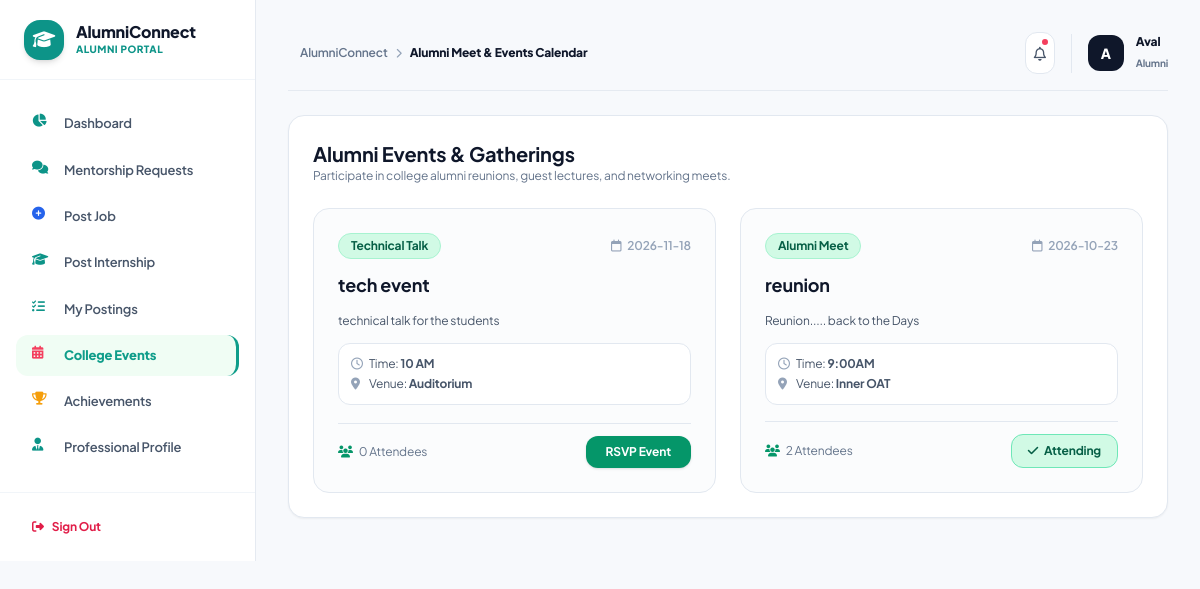
The app's page /alumni/events (signed in) with its own data.
### models/user.py (models this page shows, shortened)
class User(UserMixin, db.Model):
    __tablename__ = 'users'
    id = db.Column(db.Integer, primary_key=True)
    name = db.Column(db.String(100), nullable=False)
    email = db.Column(db.String(120), unique=True, nullable=False, index=True)
    password_hash = db.Column(db.String(255), nullable=False)
    role = db.Column(db.String(20), nullable=False, default='student')  # student, alumni, admin
    created_at = db.Column(db.DateTime, default=datetime.utcnow)
    is_active = db.Column(db.Boolean, default=True)
    student_profile = db.relationship('StudentProfile', backref='user', uselist=False, cascade="all, delete-orphan")
    alumni_profile = db.relationship('AlumniProfile', backref='user', uselist=False, cascade="all, delete-orphan")
    notifications = db.relationship('Notification', backref='user', cascade="all, delete-orphan")
    event_registrations = db.relationship('EventRegistration', backref='user', cascade="all, delete-orphan")

### models/events.py (models this page shows, shortened)
class Event(db.Model):
    __tablename__ = 'events'
    id = db.Column(db.Integer, primary_key=True)
    title = db.Column(db.String(150), nullable=False)
    description = db.Column(db.Text, nullable=False)
    event_date = db.Column(db.String(50), nullable=False)
    event_time = db.Column(db.String(50), nullable=False)
    venue = db.Column(db.String(150), nullable=False)
    event_type = db.Column(db.String(50), nullable=False, default='Alumni Meet')  # Alumni Meet, Webinar, Technical Talk, Workshop
    created_by = db.Column(db.Integer, db.ForeignKey('users.id'), nullable=False)
    created_at = db.Column(db.DateTime, default=datetime.utcnow)
    creator = db.relationship('User', backref='created_events')
    registrations = db.relationship('EventRegistration', backref='event', cascade="all, delete-orphan")

### routes/alumni.py (the view)
@alumni_bp.route('/events')
@login_required
@role_required('alumni')
def events():
    event_list = Event.query.order_by(Event.created_at.desc()).all()
    user_registrations = [er.event_id for er in EventRegistration.query.filter_by(user_id=current_user.id).all()]
    return render_template('alumni/events.html', events=event_list, user_registrations=user_registrations)

### utils/helpers.py (called while the page is built, shortened)
def role_required(*roles):
    def decorator(f):
        @wraps(f)
        def decorated_function(*args, **kwargs):
            if not current_user.is_authenticated:
                flash('Please log in to access this page.', 'warning')
                return redirect(url_for('auth.login'))
            return f(*args, **kwargs)
        return decorated_function
    return decorator

### templates/alumni/events.html (shortened to what this page needs)
{% extends 'base.html' %}
{% block header_title %}Alumni Meet & Events Calendar{% endblock %}
{% block content %}
<div class="space-y-6">
    <div class="bg-white rounded-2xl border border-slate-200 p-6 shadow-sm space-y-6">
        <div>
            <h2 class="text-xl font-bold text-slate-900">Alumni Events & Gatherings</h2>
            <p class="text-xs text-slate-500">Participate in college alumni reunions, guest lectures, and networking meets.</p>
        </div>
        <div class="grid grid-cols-1 md:grid-cols-2 gap-6">
            {% for ev in events %}
            <div class="p-6 rounded-2xl border border-slate-200 bg-slate-50/50 space-y-4 flex flex-col justify-between">
                <div class="space-y-3">
                    <div class="flex items-center justify-between">
                        <span class="px-3 py-1 bg-emerald-100 text-emerald-800 text-xs font-bold rounded-full border border-emerald-200">{{ ev.event_type }}</span>
                        <span class="text-xs text-slate-400 font-semibold"><i class="fa-regular fa-calendar mr-1"></i> {{ ev.event_date }}</span>
                    </div>
                    <h3 class="text-lg font-bold text-slate-900">{{ ev.title }}</h3>
                    <p class="text-xs text-slate-600 leading-relaxed">{{ ev.description }}</p>
                    <div class="text-xs text-slate-600 space-y-1 bg-white p-3 rounded-xl border border-slate-200">
                        <p><i class="fa-regular fa-clock w-4 text-slate-400"></i> Time: <strong>{{ ev.event_time }}</strong></p>
                        <p><i class="fa-solid fa-location-dot w-4 text-slate-400"></i> Venue: <strong>{{ ev.venue }}</strong></p>
                    </div>
                </div>
                <div class="pt-3 border-t border-slate-200 flex items-center justify-between">
                    <span class="text-xs text-slate-500"><i class="fa-solid fa-users text-emerald-600 mr-1"></i> {{ ev.registrations|length }} Attendees</span>
                    {% if ev.id in user_registrations %}
                    <span class="px-4 py-2 bg-emerald-100 text-emerald-800 font-bold text-xs rounded-xl border border-emerald-300">
                        <i class="fa-solid fa-check mr-1"></i> Attending
                    </span>
                    {% else %}
                    <form action="{{ url_for('events.register_event', event_id=ev.id) }}" method="POST">
                        <button type="submit" class="px-5 py-2 bg-emerald-600 hover:bg-emerald-500 text-white font-bold text-xs rounded-xl shadow transition-all">
                            RSVP Event
                        </button>
                    </form>
                    {% endif %}
                </div>
            </div>
            {% endfor %}
        </div>
    </div>
</div>
{% endblock %}

### templates/base.html (shortened to what this page needs)
<!DOCTYPE html>
<html lang="en" class="h-full">
<head>
  <script src="https://cdn.tailwindcss.com"></script>
  <link rel="stylesheet" href="https://cdnjs.cloudflare.com/ajax/libs/font-awesome/6.5.1/css/all.min.css">
  <link rel="stylesheet" href="{{ url_for('static', filename='css/style.css') }}">
</head>
<body class="bg-[#F7F9FC] text-slate-900 font-sans min-h-full flex flex-col antialiased selection:bg-blue-100 selection:text-blue-900">
  {% if current_user.is_authenticated %}
  <div class="min-h-screen flex flex-col md:flex-row">
    <aside id="mobile-sidebar" class="fixed md:static top-0 left-0 z-50 h-full w-64 bg-white border-r border-[#E5EAF1] flex flex-col transition-transform duration-300 -translate-x-full md:translate-x-0 shrink-0">
      <div class="h-20 px-6 border-b border-slate-100 flex items-center justify-between">
        <a href="{{ url_for('auth.index') }}" class="flex items-center space-x-3">
          <div class="w-10 h-10 rounded-2xl {% if current_user.role == 'student' %}bg-blue-600{% elif current_user.role == 'alumni' %}bg-teal-600{% else %}bg-purple-600{% endif %} text-white flex items-center justify-center font-extrabold text-lg shadow-md">
            <i class="fa-solid fa-graduation-cap"></i>
          </div>
          <div>
            <span class="text-base font-extrabold text-slate-900 block leading-tight">AlumniConnect</span>
            <span class="text-[10px] font-extrabold uppercase tracking-wider block {% if current_user.role == 'student' %}text-blue-600{% elif current_user.role == 'alumni' %}text-teal-600{% else %}text-purple-600{% endif %}">
              {{ current_user.role.upper() }} PORTAL
            </span>
          </div>
        </a>
      </div>
      <nav class="flex-1 overflow-y-auto px-4 py-6 space-y-1.5">
        {% if current_user.role == 'student' %}
          <a href="{{ url_for('student.dashboard') }}" class="nav-link {% if request.endpoint == 'student.dashboard' %}active-student{% endif %}">
            <i class="fa-solid fa-chart-pie w-5 text-blue-600"></i>
            <span>Dashboard</span>
          </a>
          <a href="{{ url_for('student.recommended_mentors') }}" class="nav-link {% if request.endpoint == 'student.recommended_mentors' %}active-student{% endif %}">
            <i class="fa-solid fa-wand-magic-sparkles w-5 text-amber-500"></i>
            <span>Recommended Mentors</span>
          </a>
          <a href="{{ url_for('student.alumni_directory') }}" class="nav-link {% if request.endpoint == 'student.alumni_directory' %}active-student{% endif %}">
            <i class="fa-solid fa-address-book w-5 text-blue-600"></i>
            <span>Alumni Directory</span>
          </a>
          <a href="{{ url_for('student.mentorship_requests') }}" class="nav-link {% if request.endpoint == 'student.mentorship_requests' %}active-student{% endif %}">
            <i class="fa-solid fa-comments w-5 text-blue-600"></i>
            <span>Mentorship Requests</span>
          </a>
          <a href="{{ url_for('student.jobs') }}" class="nav-link {% if request.endpoint == 'student.jobs' %}active-student{% endif %}">
            <i class="fa-solid fa-briefcase w-5 text-blue-600"></i>
            <span>Jobs Board</span>
          </a>
          <a href="{{ url_for('student.internships') }}" class="nav-link {% if request.endpoint == 'student.internships' %}active-student{% endif %}">
            <i class="fa-solid fa-laptop-code w-5 text-teal-600"></i>
            <span>Internships</span>
          </a>
          <a href="{{ url_for('student.events') }}" class="nav-link {% if request.endpoint == 'student.events' %}active-student{% endif %}">
            <i class="fa-solid fa-calendar-days w-5 text-rose-500"></i>
            <span>Events & Workshops</span>
          </a>
          <a href="{{ url_for('student.announcements') }}" class="nav-link {% if request.endpoint == 'student.announcements' %}active-student{% endif %}">
            <i class="fa-solid fa-bullhorn w-5 text-purple-600"></i>
            <span>Announcements</span>
          </a>
          <a href="{{ url_for('student.notifications') }}" class="nav-link {% if request.endpoint == 'student.notifications' %}active-student{% endif %}">
            <i class="fa-solid fa-bell w-5 text-amber-500"></i>
            <span>Notifications</span>
          </a>
          <a href="{{ url_for('student.profile') }}" class="nav-link {% if request.endpoint == 'student.profile' %}active-student{% endif %}">
            <i class="fa-solid fa-user w-5 text-blue-600"></i>
            <span>My Profile</span>
          </a>
        {% elif current_user.role == 'alumni' %}
          <a href="{{ url_for('alumni.dashboard') }}" class="nav-link {% if request.endpoint == 'alumni.dashboard' %}active-alumni{% endif %}">
            <i class="fa-solid fa-chart-pie w-5 text-teal-600"></i>
            <span>Dashboard</span>
          </a>
          <a href="{{ url_for('alumni.mentorship_requests') }}" class="nav-link {% if request.endpoint == 'alumni.mentorship_requests' %}active-alumni{% endif %}">
            <i class="fa-solid fa-comments w-5 text-teal-600"></i>
            <span>Mentorship Requests</span>
          </a>
          <a href="{{ url_for('alumni.post_job') }}" class="nav-link {% if request.endpoint == 'alumni.post_job' %}active-alumni{% endif %}">
            <i class="fa-solid fa-plus-circle w-5 text-blue-600"></i>
            <span>Post Job</span>
          </a>
          <a href="{{ url_for('alumni.post_internship') }}" class="nav-link {% if request.endpoint == 'alumni.post_internship' %}active-alumni{% endif %}">
            <i class="fa-solid fa-graduation-cap w-5 text-teal-600"></i>
            <span>Post Internship</span>
          </a>
          <a href="{{ url_for('alumni.my_posts') }}" class="nav-link {% if request.endpoint == 'alumni.my_posts' %}active-alumni{% endif %}">
            <i class="fa-solid fa-list-check w-5 text-teal-600"></i>
            <span>My Postings</span>
          </a>
          <a href="{{ url_for('alumni.events') }}" class="nav-link {% if request.endpoint == 'alumni.events' %}active-alumni{% endif %}">
            <i class="fa-solid fa-calendar-days w-5 text-rose-500"></i>
            <span>College Events</span>
          </a>
          <a href="{{ url_for('alumni.achievements') }}" class="nav-link {% if request.endpoint == 'alumni.achievements' %}active-alumni{% endif %}">
            <i class="fa-solid fa-trophy w-5 text-amber-500"></i>
            <span>Achievements</span>
          </a>
          <a href="{{ url_for('alumni.profile') }}" class="nav-link {% if request.endpoint == 'alumni.profile' %}active-alumni{% endif %}">
            <i class="fa-solid fa-user-tie w-5 text-teal-600"></i>
            <span>Professional Profile</span>
          </a>
        {% endif %}
      </nav>
      <div class="p-4 border-t border-slate-100">
        <a href="{{ url_for('auth.logout') }}" class="flex items-center space-x-2 px-4 py-2.5 text-xs font-bold text-rose-600 hover:bg-rose-50 rounded-xl transition-all">
          <i class="fa-solid fa-right-from-bracket"></i>
          <span>Sign Out</span>
        </a>
      </div>
    </aside>
    <main class="flex-1 p-6 sm:p-8 space-y-6 overflow-y-auto">
      <header class="flex items-center justify-between pb-4 border-b border-[#E5EAF1]">
        <div class="flex items-center space-x-3">
          <div class="text-xs font-semibold text-slate-500 flex items-center space-x-2">
            <span>AlumniConnect</span>
            <i class="fa-solid fa-chevron-right text-[10px] text-slate-400"></i>
            <span class="text-slate-900 font-extrabold capitalize">{% block header_title %}Portal Center{% endblock %}</span>
          </div>
        </div>
        <div class="flex items-center space-x-4">
          <a href="{% if current_user.role == 'student' %}{{ url_for('student.notifications') }}{% else %}#{% endif %}" class="relative p-2 rounded-xl bg-white border border-slate-200 text-slate-600 hover:bg-slate-50 transition-colors">
            <i class="fa-regular fa-bell text-sm"></i>
            {% if unread_notif_count > 0 %}
            <span class="absolute top-1 right-1 w-2.5 h-2.5 rounded-full bg-rose-500 border-2 border-white"></span>
            {% endif %}
          </a>
          <div class="flex items-center space-x-3 border-l border-slate-200 pl-4">
            <div class="w-9 h-9 rounded-xl bg-slate-900 text-white font-black flex items-center justify-center text-sm shadow-xs">
              {{ current_user.name[0]|upper }}
            </div>
            <div class="hidden sm:block">
              <span class="font-extrabold text-slate-900 text-xs block leading-tight">{{ current_user.name }}</span>
              <span class="text-[10px] font-bold text-slate-500 capitalize">{{ current_user.role }}</span>
            </div>
          </div>
        </div>
      </header>
      {% block content %}{% endblock %}
    </main>
  </div>
  {% endif %}
</body>
</html>

### static/css/style.css (style rules this page uses)
:root { --bg-page: #F7F9FC; --bg-card: #FFFFFF; --text-primary: #172033; --text-secondary: #64748B; --border-light: #E5EAF1; --primary-blue: #2563EB; --primary-blue-hover: #1D4ED8; --primary-blue-light: #EFF6FF; --alumni-teal: #0F9D8A; --alumni-teal-hover: #0D8A79; --alumni-teal-light: #F0FDF4; --admin-violet: #7C3AED; --admin-violet-hover: #6D28D9; --admin-violet-light: #F5F3FF; --color-success: #10B981; --color-warning: #F59E0B; --color-danger: #EF4444; --radius-card: 16px; --shadow-card: 0 4px 16px -2px rgba(23, 32, 51, 0.04), 0 2px 6px -1px rgba(23, 32, 51, 0.02); --shadow-hover: 0 12px 28px -4px rgba(23, 32, 51, 0.08), 0 4px 10px -2px rgba(23, 32, 51, 0.03); }
body { font-family: 'Plus Jakarta Sans', -apple-system, BlinkMacSystemFont, sans-serif; background-color: var(--bg-page); color: var(--text-primary); letter-spacing: -0.011em; min-height: 100vh; -webkit-font-smoothing: antialiased; }
.nav-link { display: flex; items-center: center; gap: 0.75rem; padding: 0.65rem 1rem; border-radius: 12px; font-size: 0.8125rem; font-weight: 600; color: #475569; transition: all 0.15s ease; }
.nav-link.active-alumni { background-color: var(--alumni-teal-light); color: var(--alumni-teal); font-weight: 800; border-right: 3px solid var(--alumni-teal); }

### records on screen
User: role "ALUMNI", name "A", name "Aval", role "Alumni"
Event: event_type "Technical Talk", event_date "2026-11-18", title "tech event", description "technical talk for the students", event_time "10 AM", venue "Auditorium", registrations|length "0"
Event: event_type "Alumni Meet", event_date "2026-10-23", title "reunion", description "Reunion..... back to the Days", event_time "9:00AM", venue "Inner OAT", registrations|length "2", shows "Attending"
